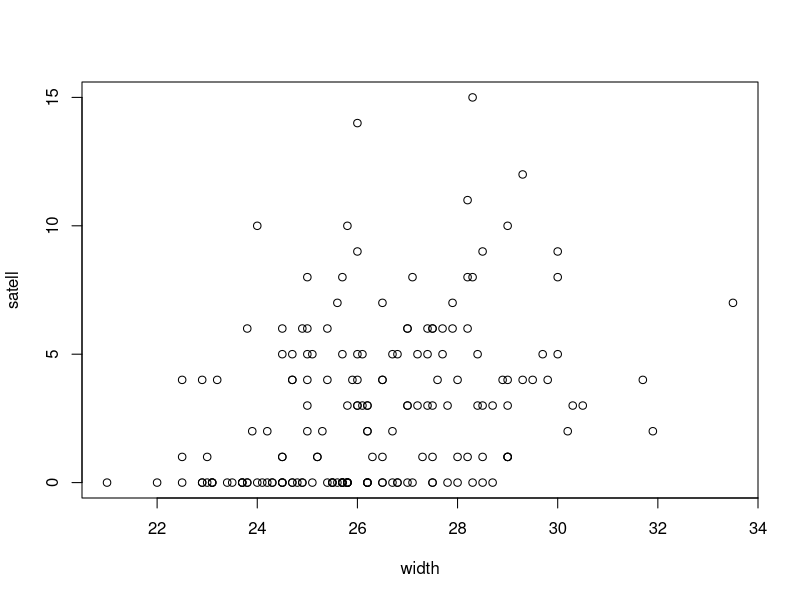
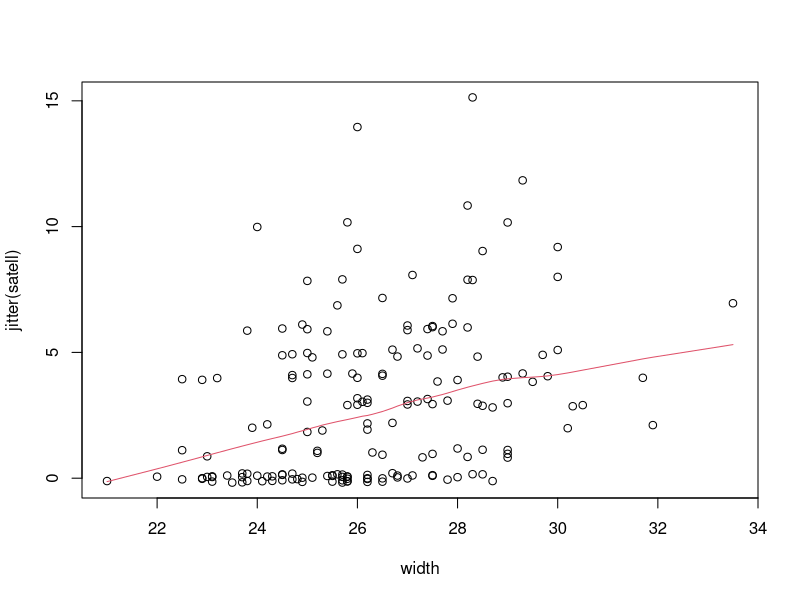

Here is the R script that generated these plots, in order: (Note: this script raises an error after producing the figures.)
## Section 3.3 Poisson Regression or Poisson Loglinear Model
## Section 3.3.2 Example: Female Horseshoe Crabs and their Satellites 
crab = read.table("crab.dat") # The 'crab.dat' file should be in the working directory
names(crab) = c("color","spine","width","satell","weight")

# To draw Fig. 3.4 and (one similar to) 3.5
attach(crab)
plot(width, satell)
plot(width, jitter(satell)) 
lines(lowess(width, satell), col=2)

# Fit the Poisson loglinear model
obj.log = glm(satell ~ width, family = poisson(link="log"))
summary(obj.log)

# Fit the GLM with Poisson random component and identity link
obj.iden = glm(satell ~ width, data=crab, family = poisson(link="identity")) # Fail to find MLE
start.values = coef(glm(satell ~ width, data=crab, family = gaussian)) # To get the initial values
obj.iden = glm(satell ~ width, data=crab, family = poisson(link="identity"), start=start.values)
summary(obj.iden)

# Fig. 3.6
vec = order(width)
lines(width[vec], obj.log$fitted.values[vec], col=4) # blue line for log link. 
lines(width[vec], obj.iden$fitted.values[vec], col=3) # green line for identity link
detach(crab)
